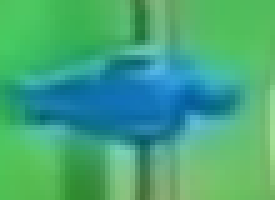
#> input picture small.png, 55 x 40 px, shrunk from 105 x 77 before the run (shown 5 times larger)
$ python templateMatch.py
#> lines starting #> are read from the running program, lines starting #| are printed output that depends on the picture; after the words box and inside, x2 and y2 are one past the last pixel; in counts of white or black regions, pixels touching at a corner belong together
import cv2

method = cv2.TM_SQDIFF_NORMED

# Read the images from the file
small_image = cv2.imread('small.png')
#> small_image is the input picture: shape (40, 55, 3); mean B, G, R 123, 167.6, 69.9
large_image = cv2.imread('filename.png')
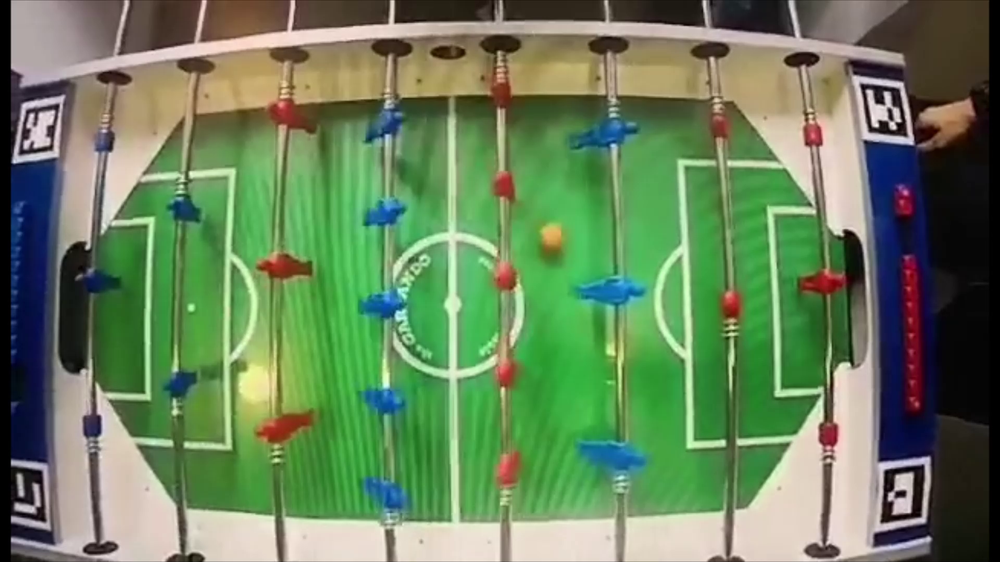
#> input picture filename.png, 1000 x 562 px, shrunk from 1920 x 1080 before the run
#> large_image is the input picture: shape (562, 1000, 3); mean B, G, R 92.4, 129.7, 104.2

result = cv2.matchTemplate(small_image, large_image, method)
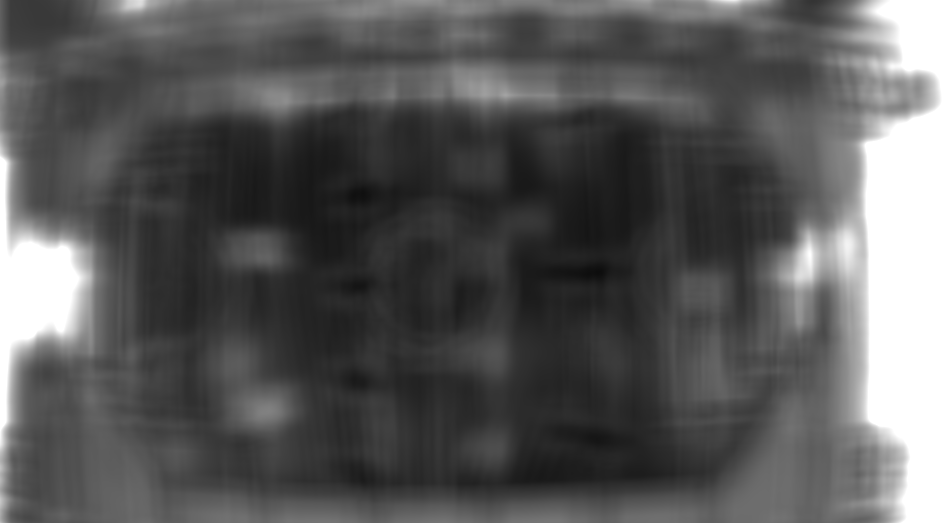
#> result: shape (523, 946) float32; min 0.0529, max 1, mean 0.351

# We want the minimum squared difference
mn,_,mnLoc,_ = cv2.minMaxLoc(result)
#> mn = 0.0529; mnLoc = (597, 272)

# Draw the rectangle:
# Extract the coordinates of our best match
MPx,MPy = mnLoc
#> MPx = 597; MPy = 272

# Step 2: Get the size of the template. This is the same size as the match.
trows,tcols = small_image.shape[:2]
#> trows = 40; tcols = 55

# Step 3: Draw the rectangle on large_image
cv2.rectangle(large_image, (MPx,MPy),(MPx+tcols,MPy+trows),(0,0,255),2)
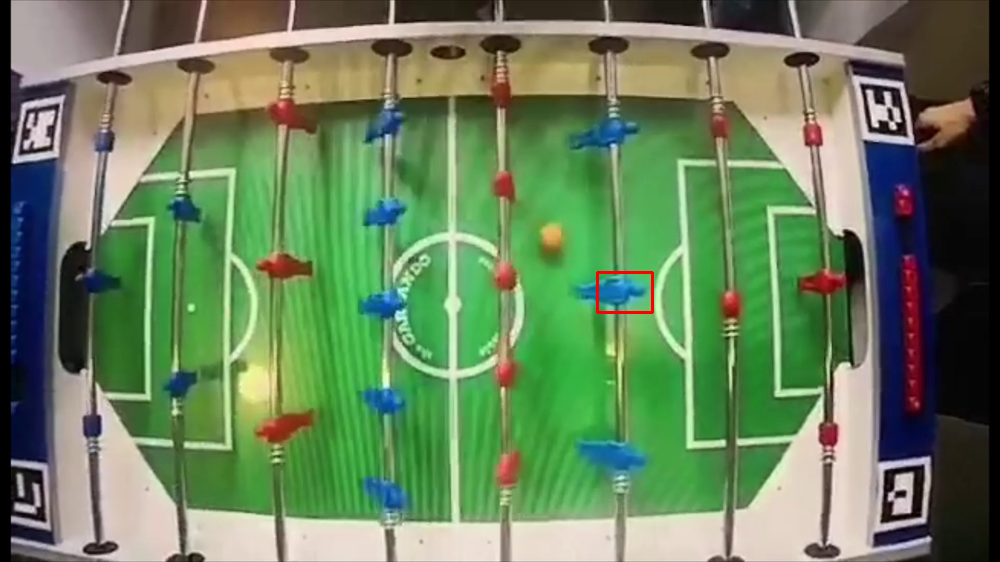
#> large_image: shape (562, 1000, 3); 0.1% of pixels changed, all inside (x1, y1, x2, y2) = (596, 271, 654, 314)

# Display the original image with the rectangle around the match.
cv2.imshow('output',large_image)

# The image is only displayed if we call this
cv2.waitKey(0)
